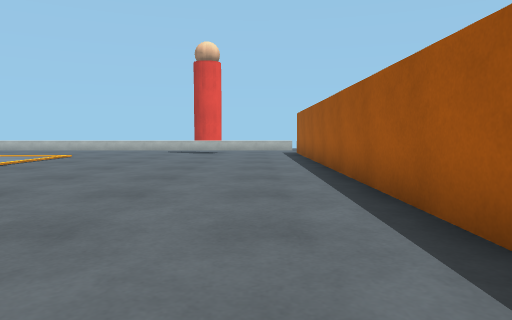
View 1 (above)

21 first-person views from a walk through a Gazebo world. The camera is 0.33 m above the floor, tilts 4° down and sees 70° across. The floor is counted in squares, 0.5 m on a side. Each view is taken from the middle of a square. On the plan, view 1 faces up. The plan holds only what a view shows up to about 10 squares ahead; the rest is blank.

View 2
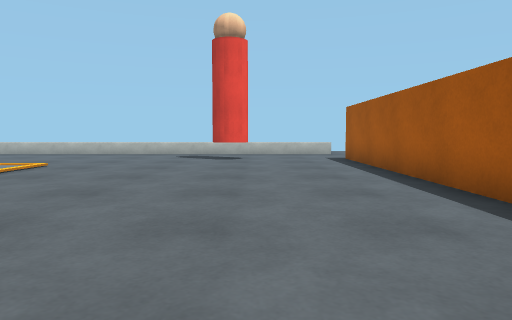

View 3
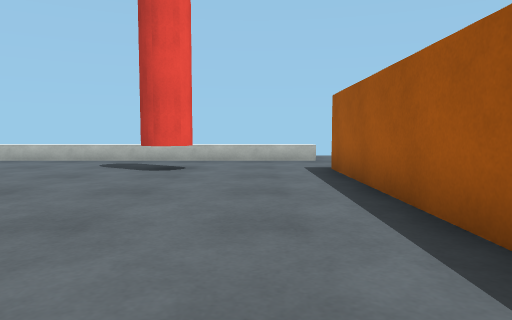

View 4
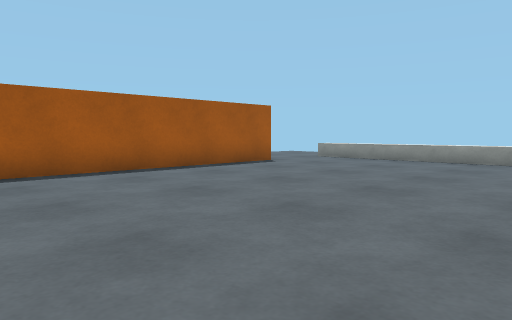

View 5
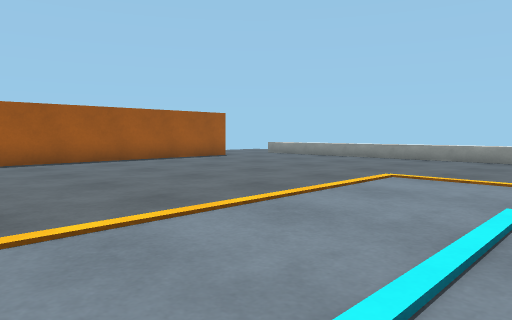

View 6
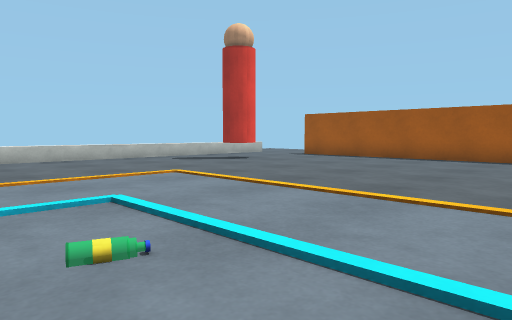

View 7
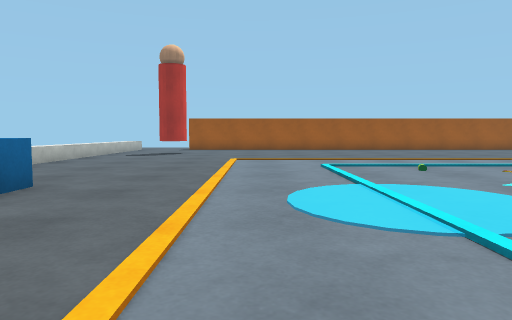

View 8
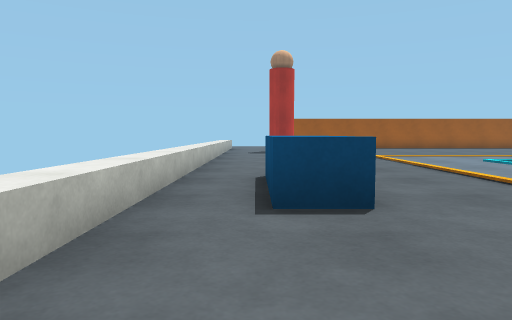

View 9
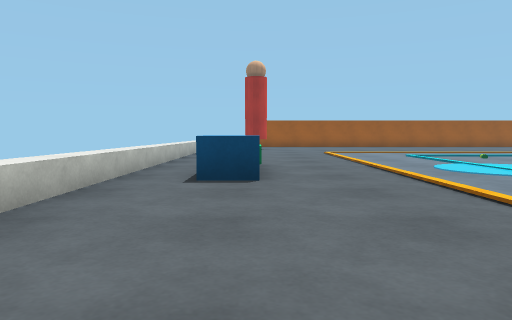

View 10
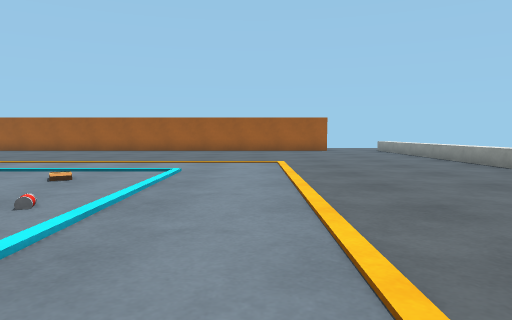

View 11
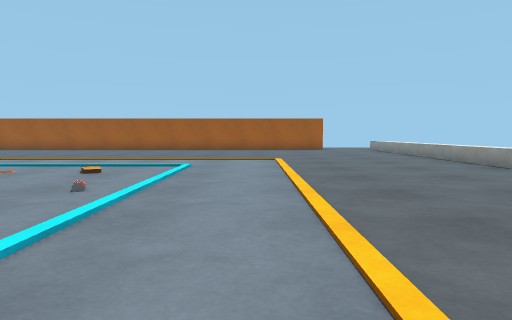

View 12
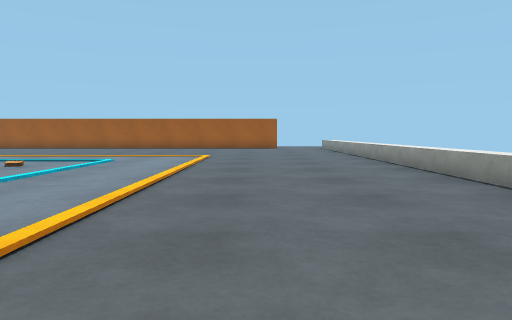

View 13
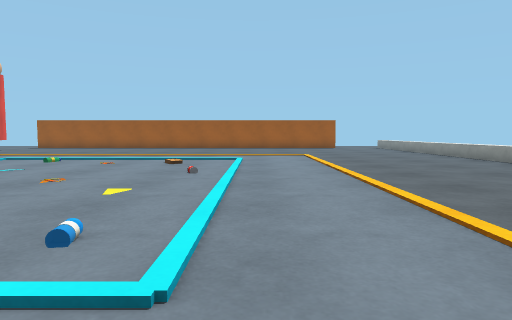

View 14
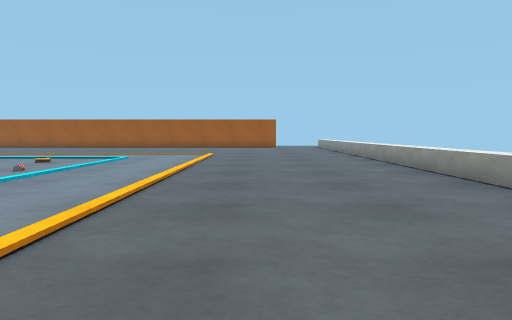

View 15
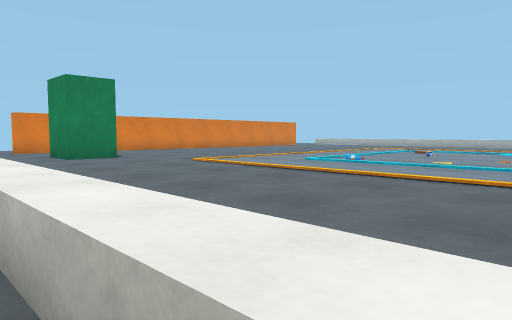

View 16
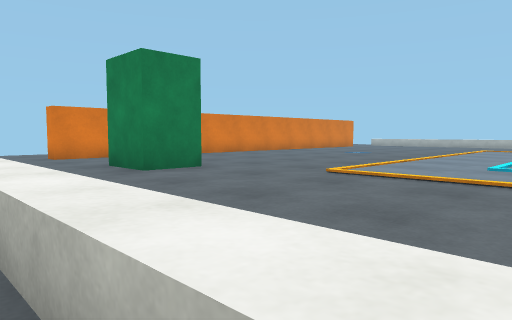

View 17
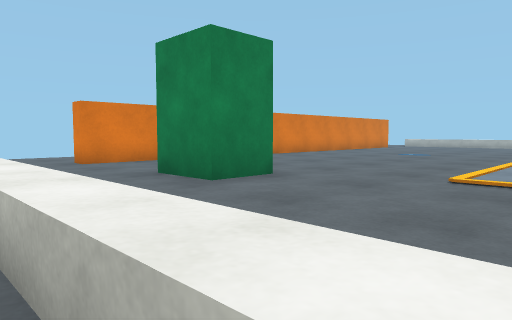

View 18
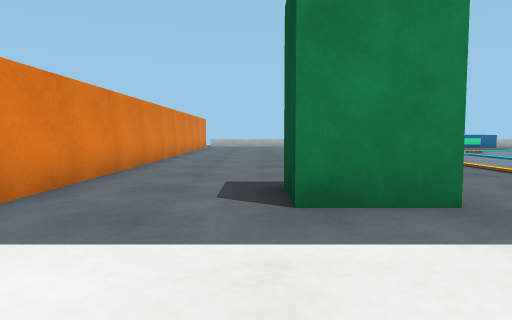

View 19
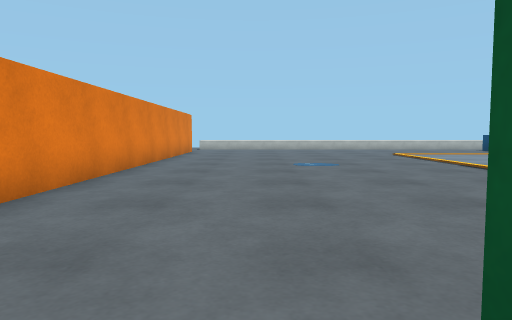

View 20
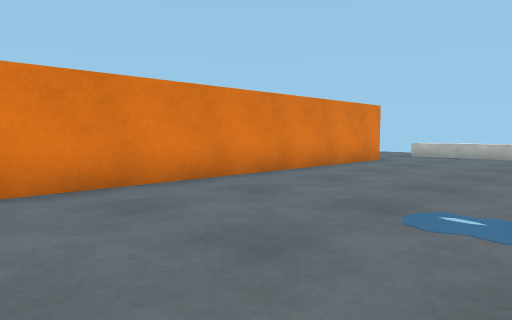

View 21
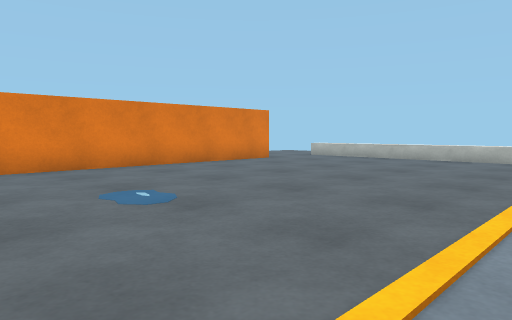

### Floor plan
Key: @ floor where view 1 was taken; . main floor; : floor 0.05 m higher than the main floor; = window, fence, low wall or low ledge; B barrier; P person; T bottle; L blue box; C drink can; G green box.
Columns run from 27 left of view 1 to 2 right of it. Each row starts with its distance up from view 1.
 16              ......  .... ....
 15     =====   =================.
 14    ...... .....LL.............
 13   B...........LLLL.......PP..B
 12   B..........................B
 11   B....... ..................B
 10   B.......  .................B
  9   B......... ..::............B
  8   B.........  .::............B
  7   B........     ...T.........B
  6   B.........  ...............B
  5   B......... ................B
  4   B..........................B
  3   B.........T...C............B
  2   B..........................B
  1   B..........................B
  0   B........................@.B
 -1   B...GG.....................B
 -2 ..B...G......................B
 -3 .............................
 -4     ========================
 -5      .  ...........

Where each view was taken, in squares from view 1:
view 1: 0 up, 0 right, facing up
view 2: 3 up, 1 left, facing up
view 3: 6 up, 0 right, facing up
view 4: 5 up, 5 left, facing down-right
view 5: 6 up, 8 left, facing down-right
view 6: 5 up, 9 left, facing up-right
view 7: 10 up, 15 left, facing right
view 8: 14 up, 16 left, facing right
view 9: 13 up, 18 left, facing right
view 10: 1 up, 14 left, facing right
view 11: 1 up, 15 left, facing right
view 12: 1 down, 16 left, facing right
view 13: 2 up, 17 left, facing right
view 14: 1 down, 17 left, facing right
view 15: 5 down, 10 left, facing up-left
view 16: 5 down, 14 left, facing up-left
view 17: 5 down, 16 left, facing up-left
view 18: 5 down, 22 left, facing up
view 19: 1 down, 22 left, facing up
view 20: 4 up, 20 left, facing up-left
view 21: 5 up, 17 left, facing up-left
